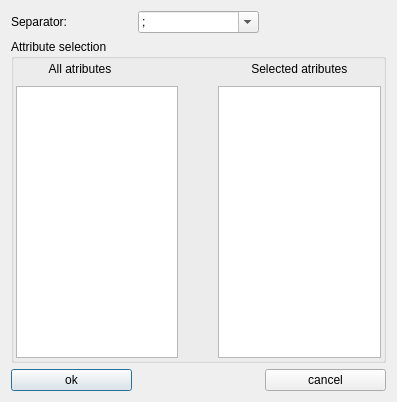
<?xml version="1.0" encoding="UTF-8"?>
<ui version="4.0">
 <class>DialogExport</class>
 <widget class="QDialog" name="DialogExport">
  <property name="geometry">
   <rect>
    <x>0</x>
    <y>0</y>
    <width>397</width>
    <height>402</height>
   </rect>
  </property>
  <property name="windowTitle">
   <string>Data export</string>
  </property>
  <layout class="QGridLayout" name="gridLayout_2">
   <item row="0" column="0">
    <widget class="QLabel" name="label">
     <property name="text">
      <string>Separator:</string>
     </property>
    </widget>
   </item>
   <item row="0" column="1">
    <widget class="QComboBox" name="cmbSeparator">
     <property name="editable">
      <bool>true</bool>
     </property>
     <property name="currentIndex">
      <number>0</number>
     </property>
     <item>
      <property name="text">
       <string notr="true">;</string>
      </property>
     </item>
     <item>
      <property name="text">
       <string notr="true">tab</string>
      </property>
     </item>
     <item>
      <property name="text">
       <string notr="true">.</string>
      </property>
     </item>
     <item>
      <property name="text">
       <string notr="true">,</string>
      </property>
     </item>
    </widget>
   </item>
   <item row="1" column="0" colspan="3">
    <widget class="QGroupBox" name="groupBox">
     <property name="title">
      <string>Attribute selection</string>
     </property>
     <layout class="QGridLayout" name="gridLayout">
      <property name="horizontalSpacing">
       <number>40</number>
      </property>
      <property name="verticalSpacing">
       <number>10</number>
      </property>
      <property name="margin">
       <number>2</number>
      </property>
      <item row="1" column="2" rowspan="4">
       <widget class="QListView" name="listSelected">
        <property name="acceptDrops">
         <bool>true</bool>
        </property>
        <property name="dragEnabled">
         <bool>true</bool>
        </property>
        <property name="dragDropMode">
         <enum>QAbstractItemView::DragDrop</enum>
        </property>
        <property name="defaultDropAction">
         <enum>Qt::MoveAction</enum>
        </property>
       </widget>
      </item>
      <item row="0" column="0">
       <widget class="QLabel" name="label_2">
        <property name="maximumSize">
         <size>
          <width>16777215</width>
          <height>15</height>
         </size>
        </property>
        <property name="text">
         <string>          All atributes</string>
        </property>
       </widget>
      </item>
      <item row="1" column="0" rowspan="4">
       <widget class="QListView" name="listAll">
        <property name="acceptDrops">
         <bool>true</bool>
        </property>
        <property name="dragEnabled">
         <bool>true</bool>
        </property>
        <property name="dragDropMode">
         <enum>QAbstractItemView::DragDrop</enum>
        </property>
        <property name="defaultDropAction">
         <enum>Qt::MoveAction</enum>
        </property>
       </widget>
      </item>
      <item row="0" column="2">
       <widget class="QLabel" name="label_3">
        <property name="maximumSize">
         <size>
          <width>16777215</width>
          <height>15</height>
         </size>
        </property>
        <property name="text">
         <string>          Selected atributes</string>
        </property>
       </widget>
      </item>
     </layout>
    </widget>
   </item>
   <item row="2" column="0">
    <widget class="QPushButton" name="btnOk">
     <property name="text">
      <string>ok</string>
     </property>
    </widget>
   </item>
   <item row="2" column="2">
    <widget class="QPushButton" name="btnCancel">
     <property name="text">
      <string>cancel</string>
     </property>
    </widget>
   </item>
  </layout>
 </widget>
 <resources/>
 <connections>
  <connection>
   <sender>btnCancel</sender>
   <signal>clicked()</signal>
   <receiver>DialogExport</receiver>
   <slot>reject()</slot>
   <hints>
    <hint type="sourcelabel">
     <x>318</x>
     <y>379</y>
    </hint>
    <hint type="destinationlabel">
     <x>220</x>
     <y>382</y>
    </hint>
   </hints>
  </connection>
  <connection>
   <sender>btnOk</sender>
   <signal>clicked()</signal>
   <receiver>DialogExport</receiver>
   <slot>accept()</slot>
   <hints>
    <hint type="sourcelabel">
     <x>112</x>
     <y>375</y>
    </hint>
    <hint type="destinationlabel">
     <x>141</x>
     <y>379</y>
    </hint>
   </hints>
  </connection>
 </connections>
 <slots>
  <slot>slRemove()</slot>
  <slot>slAdd()</slot>
 </slots>
</ui>
